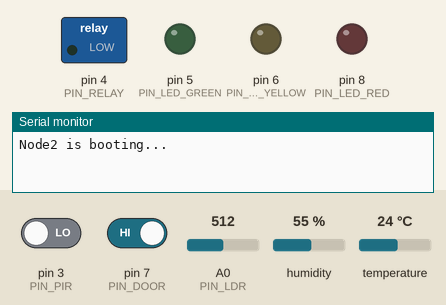
Recording of a sketch running on a simulated Arduino Uno, built with avr-gcc and run on an emulated ATmega328P. On the bench: switched loads named in the sketch (green lamp = pin HIGH), output pins drawn as LEDs (lit = HIGH), the last lines printed to the serial monitor. Inputs (shaded band) come from the test bench; at power-on: humidity 55 %, pin 3 (PIN_PIR) LOW, pin 7 (PIN_DOOR) HIGH, A0 (PIN_LDR) = 512, temperature 24 °C. WiFi joins after 1.5 s; servers stay silent unless stated; no MQTT or app messages arrive unless stated.

Above: at 0.1 s.
At 4.7 s:
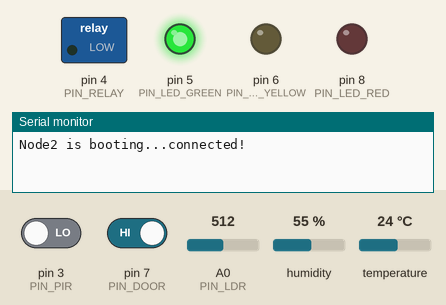
4.8 s: humidity set to 83 %
6.7 s: humidity set to 87 %
At 8.7 s:
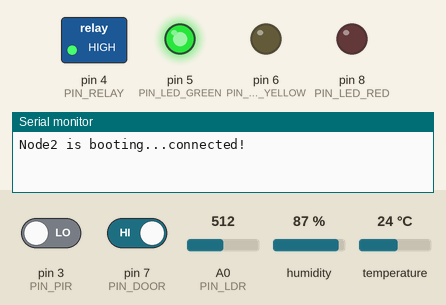
Timing chart, 0 to 10.2 s (numbered marks = the images above; inputs shaded):
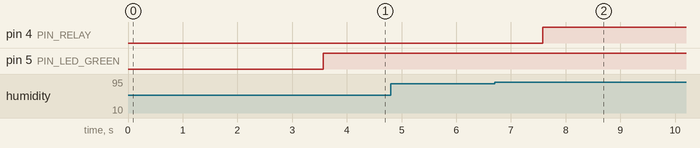

Measured:
- the behaviour switches between 84 and 85 % on humidity (found by bisection; images 1 and 2)
- after the input at 4.8 s, every drawn part: stays the same
- after the input at 6.7 s, pin 4 (PIN_RELAY): LOW → HIGH after 0.88 s

The sketch:

node2.ino
```cpp
#include<SPI.h>
#include<Ethernet.h>
#include<PubSubClient.h>
#include<DHT.h>

#include "config.h"
#include "sensorsManager.h"
#include "actuators.h"
#include "telemetry.h"
#include "network.h"
#include "rpc.h"

//Object of ethernet and pubsubclient
static EthernetClient ethCl;
static PubSubClient mqttCl(ethCl);
unsigned long lastTelemetry=0;
static char sharedBuf[200];
static SensorManager sm;


void setup() {
  Serial.begin(9600);
  Serial.print("Node2 is booting...");

  // put your setup code here, to run once:
  //initialise the sensors
  sensor_begin();
  sensorMgr_init(&sm);
  //initialise the actuators
 actuators_begin();

  telemetry_init(sharedBuf,sizeof(sharedBuf));
  rpc_init(&mqttCl,sharedBuf,sizeof(sharedBuf));
  //connect the board to internet and mqtt
  network_begin(&mqttCl);


}

void loop() {
  // put your main code here, to run repeatedly:
  //check the connection of UNO to ThingsBoard
  network_maintain();

  //read the data from sensors
  SensorData data; //object of structure
  sensorMgr_read(&data,&sm); //humidity, temp,ldr,door status, motion status

  //if humidity is more than 85 turn on the relay if relay is off
  if(data.humidity>=HUMIDITY_CRIT && !actuators_getRelayState()){
    actuators_setRelay(1);
  }

  //publish this data in cloud
  //check if network is available then push the data to cloud
  if(network_isConnected()){
    //publish data to thingsboard at every 5 sec
    unsigned long now=millis();
    if(now-lastTelemetry>=TELEMETRY_INTERVAL){ //checking the time gap as 5
      lastTelemetry=now;
      telemetry_publishTelemetry(&data,1); //sensor data into JSON and publish
    }
  }
  actuators_updateStatusLEDs(network_isConnected(),data.sensorError);
}
```

actuators.cpp
```cpp
#include "actuators.h"
static uint8_t bState=0;
static unsigned long lastBlinkTime=0;
static uint8_t relayStatus;


//from RPC request to set relay then turn ON relay
void actuators_setRelay(uint8_t on){
  relayStatus=on;
digitalWrite(PIN_RELAY,on? HIGH:LOW);

}

//send back the status of relay to Things Board
uint8_t actuators_getRelayState(void){
  return relayStatus;
}

void actuators_begin(void){
  pinMode(PIN_LED_RED,OUTPUT);
  pinMode(PIN_LED_GREEN, OUTPUT);
  pinMode(PIN_LED_YELLOW, OUTPUT); // Warning, critical
  pinMode(PIN_RELAY, OUTPUT);//ventilation for reduction of humidity or temp

  digitalWrite(PIN_LED_GREEN, LOW);
  digitalWrite(PIN_LED_YELLOW, LOW);
  digitalWrite(PIN_RELAY, LOW);
}

void actuators_updateStatusLEDs(uint8_t mqttConnected, uint8_t sensorError){
  //if board is not connected to cloud then turn on RED LED
  if(!mqttConnected){
    digitalWrite(PIN_LED_RED,HIGH);
    digitalWrite(PIN_LED_YELLOW,LOW);
    digitalWrite(PIN_LED_GREEN,LOW);
    return;
  }
  //if mqtt is on, turn off RED LED
  //digitalWrite(PIN_LED_RED,LOW);
  //if sensor error then turn on YELLOW LED
  if(sensorError){
    digitalWrite(PIN_LED_YELLOW,HIGH);
    unsigned long now=millis();
    if(now-lastBlinkTime>500){
        lastBlinkTime=now;
        bState=!bState;
        digitalWrite(PIN_LED_YELLOW, bState? HIGH: LOW);
      }
    }
    else{
      digitalWrite(PIN_LED_GREEN,HIGH);
      digitalWrite(PIN_LED_YELLOW,LOW);
    }

  //If everything is normal turn on GREEN LED

}
```

actuators.h
```cpp
#ifndef ACTUATORS_H
#define ACTUATORS_H


#include <Arduino.h>
#include "config.h"

void actuators_begin(void);
void actuators_setRelay(uint8_t );
uint8_t actuators_getRelayState(void);
uint8_t actuators_setLED(uint8_t pin,uint8_t on);
void actuators_updateStatusLEDs(uint8_t mqttConnected, uint8_t sensorError);

#endif /*ACTUATORS_H*/
```

network.cpp
```cpp
#include "network.h"
#include "config.h"
static PubSubClient* mqtt=NULL;
static byte  mac[6]=NODE_MAC;
static unsigned long lastReconnectTime=0;

static void doConnect(void){
  if(mqtt->connect(CLIENT_ID,ACCESS_TOKEN,NULL)){ //NULL is password for ClientId here,but can be changed
    Serial.print("connected!");
  }else{
    Serial.print("MQTT failed :(");
  }
}

void network_maintain(void){
  Ethernet.maintain();

  if(mqtt->connected()){
    mqtt->loop();
  }else{
    unsigned long now=millis();
    if(now-lastReconnectTime >= RECONNECT_INTERVAL){
      lastReconnectTime=now;
      doConnect();
    }
  }

}


void network_begin(PubSubClient* mqttCl){
  mqtt=mqttCl;
  //connect board to internet
  Ethernet.begin(mac);
  delay(2000);
  //connect to thingsboard
  mqtt->setServer(TB_SERVER, TB_PORT);
  doConnect();
}

uint8_t network_isConnected(void){
  return (uint8_t) mqtt->connected();
}

uint8_t network_publish(const char* topic,const char* payload,uint8_t retain){
  return (uint8_t) mqtt->publish(topic,payload), (bool)retain;

}
```

network.h
```cpp
#ifndef NETWORK_H
#define NETWORK_H

/*
 * network.h — Ethernet + MQTT connection management.
 *
 * Call network_begin() once in setup() with the PubSubClient pointer
 * and a callback to run each time MQTT connects.
 * Call network_maintain() every loop iteration.
 */

#include <Arduino.h>
#include <Ethernet.h>
#include <PubSubClient.h>
#include "config.h"

/* Pass the PubSubClient created in the main sketch */
void    network_begin(PubSubClient* mqtt);
void    network_maintain(void);
uint8_t network_isConnected(void);
uint8_t network_publish(const char* topic, const char* payload, uint8_t retain);
uint8_t network_subscribe(const char* topic);

#endif /* NETWORK_H */
```

rpc.cpp
```cpp
/*
 * rpc.cpp — parses raw MQTT JSON and dispatches RPC commands.
 *
 * No ArduinoJson — uses strstr/strncmp directly on the payload buffer.
 * This saves ~500 B of flash compared to the ArduinoJson version.
 *
 * ThingsBoard RPC format (stable):
 *   {"method":"setRelay","params":true}
 *   {"method":"setLED","params":{"pin":5,"state":true}}
 *   {"method":"getStatus","params":null}
 *   {"method":"reboot","params":null}
 */

#include "rpc.h"
#include "actuators.h"
#include "sensorsManager.h"
#include <avr/wdt.h>

/* File-local state — set once by rpc_init() */
static PubSubClient* rpcMqtt  = NULL;
static char*         rpcBuf   = NULL;
static uint8_t       rpcBufLen = 0;

/* ── Internal helpers ──────────────────────────────────────── */

/* Pull the request ID from the end of the topic string */
static void extractRequestId(const char* topic, char out[RPC_ID_SIZE]) {
    const char* slash = strrchr(topic, '/');
    if (slash) {
        strncpy(out, slash + 1, RPC_ID_SIZE - 1);
    } else {
        out[0] = '\0';
    }
    out[RPC_ID_SIZE - 1] = '\0';
}

/* Publish the response JSON to the matching response topic */
static void sendResponse(const char* reqId, const char* json) {
    char topic[64];
    snprintf_P(topic, sizeof(topic), PSTR("%s%s"), TOPIC_RPC_RESPONSE, reqId);
    rpcMqtt->publish(topic, json);
}

/* ── Command handlers ──────────────────────────────────────── */

/* params is the raw string "true" or "false" */
static void handleSetRelay(const char* reqId, const char* params) {
    uint8_t on = (params && strstr(params, "true")) ? 1 : 0;
    actuators_setRelay(on);
    snprintf_P(rpcBuf, rpcBufLen,
        PSTR("{\"success\":true,\"result\":\"%s\"}"),
        on ? "Relay ON" : "Relay OFF");
    sendResponse(reqId, rpcBuf);
}


/* Returns relay state, uptime, and free RAM */
static void handleGetStatus(const char* reqId) {
    snprintf_P(rpcBuf, rpcBufLen,
        PSTR("{\"success\":true,\"relay\":%u,\"uptime\":%lu}"),
        (unsigned)actuators_getRelayState(),
        millis() / 1000UL);
    sendResponse(reqId, rpcBuf);
}


static void handleUnknown(const char* reqId) {
    snprintf_P(rpcBuf, rpcBufLen, PSTR("{\"success\":false,\"code\":404}"));
    sendResponse(reqId, rpcBuf);
}

/* ── Public functions ──────────────────────────────────────── */

void rpc_init(PubSubClient* mqtt, char* buf, uint8_t bufLen) {
    rpcMqtt   = mqtt;
    rpcBuf    = buf;
    rpcBufLen = bufLen;
}

/*
 * MQTT callback — called by PubSubClient when a message arrives.
 * Parses method name with strstr (no JSON library needed),
 * then calls the matching handler.
 */
void rpc_mqttCallback(char* topic, byte* payload, unsigned int length) {
    const char* mStart;
    const char* params;
    char reqId[RPC_ID_SIZE];

    if (!rpcMqtt) return;

    /* Copy payload into our buffer and null-terminate it */
    if (length >= rpcBufLen) length = rpcBufLen - 1;
    memcpy(rpcBuf, payload, length);
    rpcBuf[length] = '\0';

    extractRequestId(topic, reqId);

    /* Locate "method":"<name>" in the raw JSON string */
    mStart = strstr(rpcBuf, "\"method\":\"");
    if (!mStart) { handleUnknown(reqId); return; }
    mStart += 10;   /* skip past:  "method":" */

    if (!strchr(mStart, '"')) { handleUnknown(reqId); return; }

    /* Locate "params": value (pointer to whatever follows the colon) */
    params = strstr(rpcBuf, "\"params\":");
    if (params) params += 9;   /* skip past:  "params": */

    /* Dispatch based on the method name */
    if      (strncmp_P(mStart, PSTR("setRelay"),  8) == 0) handleSetRelay (reqId, params);
    else if (strncmp_P(mStart, PSTR("getStatus"), 9) == 0) handleGetStatus(reqId);
    else                                                    handleUnknown  (reqId);
}
```

rpc.h
```cpp
#ifndef RPC_H
#define RPC_H

/*
 * rpc.h — handles incoming ThingsBoard RPC commands over MQTT.
 *
 * Supported commands:
 *   setRelay  {"method":"setRelay","params":true}
 *   setLED    {"method":"setLED","params":{"pin":5,"state":true}}
 *   getStatus {"method":"getStatus","params":null}
 *   reboot    {"method":"reboot","params":null}
 *
 * Call rpc_init() once in setup().
 * Pass rpc_mqttCallback to mqttClient.setCallback().
 */

#include <Arduino.h>
#include <PubSubClient.h>
#include "config.h"

void rpc_init(PubSubClient* mqtt, char* buf, uint8_t bufLen);

/* This is the function to pass to mqttClient.setCallback() */
void rpc_mqttCallback(char* topic, byte* payload, unsigned int length);

#endif /* RPC_H */
```

sensorsManager.cpp
```cpp
#include "sensorsManager.h"
#include "config.h"
#include <DHT.h>

static DHT dht(DHTPIN, DHTTYPE);

void sensorMgr_init(SensorManager* sm){
  sm->lastTemp=0.0f;
  sm->lastHumidity=0.0f;
  sm->motionActive=false;
  sm->motionClearTime=0;

}


void sensor_begin(void){
  pinMode(PIN_PIR, INPUT);
  pinMode(PIN_DOOR,INPUT_PULLUP);

  dht.begin();
}

//read sensor of PIR
static bool readPIR(SensorManager* sm){
  //read the value from motion sensor, if it is true for next 10 sec implies motion
  const bool pirHigh=(digitalRead(PIN_PIR)==HIGH);
  const unsigned long now=millis();
  if(pirHigh){
    sm->motionActive=true;
    sm->motionClearTime=now+MOTION_CLEAR_MS;
  }else if(sm->motionActive && (now >= sm->motionClearTime)){
    sm->motionActive=false;
  }
  return sm->motionActive;//1 if the motion is detected
}

//read door status
static bool readDoor(void){
  return (digitalRead(PIN_DOOR)==LOW); //0 door is open, 1 if door is closed
}

//read LDR sensor - returns the warehouse is dark or not
static uint16_t readLDR(void){
  uint16_t sum=0;
  uint8_t i=0;
  for(i;i<4;i++){
    sum+=(uint16_t)analogRead(PIN_LDR);
    delay(2); //2ms delay
  }
  return sum/4;
}


//reading the data from the sensor and return the status on error as 0
bool sensorMgr_read(SensorData* out,SensorManager* sm){
  //read DHT22
  float t= dht.readTemperature();
  float h=dht.readHumidity();
  //check the error in reading
  if(isnan(t)||isnan(h)){
    out->sensorError=1;
    out->temperature=sm->lastTemp;
    out->humidity=sm->lastHumidity;

  }else{
    out->sensorError=0;
    out->temperature=round(t*10.0f)*0.1f;
    out->humidity=round(h*10.0f)*0.1f;
    //for storing the previous values
    sm->lastTemp=out->temperature;
    sm->lastHumidity=out->humidity;
  }

  //read the LDR data, door status, motion detection
  out->motionDetected=readPIR(sm);
  out->doorOpen=readDoor();
  out->ldrValue=readLDR();
  out->isDark=(out->ldrValue<LDR_DARK_THRESH);

  return !out->sensorError;
}
```

sensorsManager.h
```cpp
#ifndef SENSORS_MANAGER_H
#define SENSORS_MANAGER_H

/*
 * sensors.h — reads DHT22, LDR, and button.
 *
 * C-style module: all state lives in static globals inside sensors.cpp.
 * Call sensors_begin() once in setup(), then sensors_read() in loop().
 */

#include <Arduino.h>
#include "config.h"

typedef struct{
    float temperature;
    float humidity;
    uint8_t ldrValue;
    bool motionDetected;
    bool doorOpen;
    bool isDark;
    bool sensorError;
}SensorData;

typedef struct{
    float lastTemp;
    float lastHumidity;
    bool motionActive;
    unsigned long motionClearTime;
}SensorManager;

void sensorMgr_init(SensorManager* sm);
void sensor_begin(void);
bool sensorMgr_read( SensorData* out,SensorManager* sm);
int  sensorMgr_freeMemory(void);

#endif /* SENSOR_MANAGER_H */
```

telemetry.cpp
```cpp
#include "telemetry.h"
#include "network.h"
#include <stdlib.h>

static char* buffer=NULL;
static uint8_t len=0;

//to convert float to string
static char* f1(float v,char* dst){
  return dtostrf(v,1,1,dst);
}

void telemetry_init(char* buf, uint8_t bufLen){
  buffer=buf;
  len=bufLen;

}

void telemetry_publishTelemetry(const SensorData* data, uint8_t relayState){
  char t[8],h[8];
  f1(data->temperature,t);
  f1(data->humidity,h);


  /* put data into json format*/
  snprintf_P(buffer,len,PSTR("{\"temperature\": %s,\"humidity\":%s,\"ldrValue\":%u,"
                            "\"is Dark? \":%u,\"motionDetected\":%u,\"relayState\":%u,"
                            "\"doorOpen\":%u,\"sensorError\":%u }"),t,h,(unsigned)data->ldrValue,(unsigned)data->isDark,(unsigned)data->motionDetected,(unsigned) data->doorOpen,(unsigned)relayState, (unsigned)data->sensorError);

                            network_publish(TOPIC_TELEMETRY, buffer, 0);
}
```

telemetry.h
```cpp
#ifndef TELEMETRY_H
#define TELEMETRY_H

/*
 * telemetry.h — builds and publishes JSON payloads to ThingsBoard.
 *
 * Call telemetry_init() once in setup() with the shared JSON buffer.
 * Uses network_publish() internally — no extra dependencies needed.
 */

#include <Arduino.h>
#include "config.h"
#include "sensorsManager.h"

void telemetry_init(char* buf, uint8_t bufLen);
void telemetry_publishTelemetry(const SensorData* data, uint8_t relayState);
void telemetry_publishAttributes(void);

#endif /* TELEMETRY_H */
```

config.h
```cpp
// Network
#define NODE_MAC {0xDE, 0xAD, 0xBE, 0xBF, 0xCD, 0xFE}
//ThingsBoard
#define TB_SERVER      "mqtt.eu.thingsboard.cloud"//cloud platform link
#define TB_PORT        1883
#define ACCESS_TOKEN    "Snnio8sHhLKmYCf2mMRy"
#define CLIENT_ID       "Warehouse6956" //name
//MQTT Topic
#define TOPIC_TELEMETRY "v1/devices/me/telemetry"//thingsboard config
#define TOPIC_RPC_RESPONSE "v1/devices/me/rpc/response/"

//time delay
#define TELEMETRY_INTERVAL  5000UL
#define RECONNECT_INTERVAL  5000UL
#define LDR_DARK_THRESH     300

//pins used
#define DHTTYPE        DHT22
#define DHTPIN          2
#define PIN_PIR         3
#define PIN_RELAY       4
#define PIN_LED_GREEN   5
#define PIN_LED_YELLOW  6
#define PIN_LED_RED     8
#define PIN_DOOR        7
#define PIN_LDR         A0

//sensors config
#define LDR_SAMPLES     4
#define LDR_SAMPLE_DLY  2
#define LDR_DARK_THRESH 300
#define MIN_FREE_SRAM   256

//Thresholds for LED Status
#define TEMP_WARN       28.0f
#define TEMP_CRIT       35.0f
#define HUMIDITY_WARN   70.0f
#define HUMIDITY_CRIT   85.0f
#define MOTION_CLEAR_MS 10000

#define RPC_ID_SIZE     12
```
